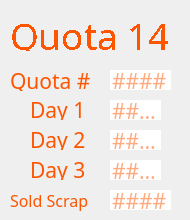
     <widget class="QWidget" name="page_14">
      <widget class="QLabel" name="label_85">
       <property name="geometry">
        <rect>
         <x>30</x>
         <y>100</y>
         <width>61</width>
         <height>20</height>
        </rect>
       </property>
       <property name="font">
        <font>
         <family>IBM 3270</family>
         <pointsize>16</pointsize>
        </font>
       </property>
       <property name="styleSheet">
        <string notr="true">color: rgb(253, 85, 0);
                                    border: none;</string>
       </property>
       <property name="text">
        <string>Day 1</string>
       </property>
      </widget>
      <widget class="QLabel" name="label_86">
       <property name="geometry">
        <rect>
         <x>30</x>
         <y>130</y>
         <width>61</width>
         <height>20</height>
        </rect>
       </property>
       <property name="font">
        <font>
         <family>IBM 3270</family>
         <pointsize>16</pointsize>
        </font>
       </property>
       <property name="styleSheet">
        <string notr="true">color: rgb(253, 85, 0);
                                    border: none;</string>
       </property>
       <property name="text">
        <string>Day 2</string>
       </property>
      </widget>
      <widget class="QLabel" name="label_87">
       <property name="geometry">
        <rect>
         <x>30</x>
         <y>160</y>
         <width>61</width>
         <height>20</height>
        </rect>
       </property>
       <property name="font">
        <font>
         <family>IBM 3270</family>
         <pointsize>16</pointsize>
        </font>
       </property>
       <property name="styleSheet">
        <string notr="true">color: rgb(253, 85, 0);
                                    border: none;</string>
       </property>
       <property name="text">
        <string>Day 3</string>
       </property>
      </widget>
      <widget class="QLineEdit" name="q14d2">
       <property name="geometry">
        <rect>
         <x>110</x>
         <y>130</y>
         <width>51</width>
         <height>20</height>
        </rect>
       </property>
       <property name="font">
        <font>
         <family>IBM 3270</family>
         <pointsize>16</pointsize>
        </font>
       </property>
       <property name="styleSheet">
        <string notr="true">color: rgb(253, 85, 0);
                                    border: none;</string>
       </property>
       <property name="maxLength">
        <number>4</number>
       </property>
       <property name="placeholderText">
        <string>####</string>
       </property>
      </widget>
      <widget class="QLineEdit" name="q14d3">
       <property name="geometry">
        <rect>
         <x>110</x>
         <y>160</y>
         <width>51</width>
         <height>20</height>
        </rect>
       </property>
       <property name="font">
        <font>
         <family>IBM 3270</family>
         <pointsize>16</pointsize>
        </font>
       </property>
       <property name="styleSheet">
        <string notr="true">color: rgb(253, 85, 0);
                                    border: none;</string>
       </property>
       <property name="maxLength">
        <number>4</number>
       </property>
       <property name="placeholderText">
        <string>####</string>
       </property>
      </widget>
      <widget class="QLineEdit" name="q14d1">
       <property name="geometry">
        <rect>
         <x>110</x>
         <y>100</y>
         <width>51</width>
         <height>20</height>
        </rect>
       </property>
       <property name="font">
        <font>
         <family>IBM 3270</family>
         <pointsize>16</pointsize>
         <weight>50</weight>
         <bold>false</bold>
        </font>
       </property>
       <property name="styleSheet">
        <string notr="true">color: rgb(253, 85, 0);
                                    border: none;</string>
       </property>
       <property name="inputMethodHints">
        <set>Qt::ImhNone</set>
       </property>
       <property name="text">
        <string/>
       </property>
       <property name="maxLength">
        <number>4</number>
       </property>
       <property name="readOnly">
        <bool>false</bool>
       </property>
       <property name="placeholderText">
        <string>####</string>
       </property>
      </widget>
      <widget class="QLabel" name="label_88">
       <property name="geometry">
        <rect>
         <x>10</x>
         <y>70</y>
         <width>81</width>
         <height>21</height>
        </rect>
       </property>
       <property name="font">
        <font>
         <family>IBM 3270</family>
         <pointsize>16</pointsize>
        </font>
       </property>
       <property name="styleSheet">
        <string notr="true">color: rgb(253, 85, 0);</string>
       </property>
       <property name="text">
        <string>Quota #</string>
       </property>
      </widget>
      <widget class="QLabel" name="label_89">
       <property name="geometry">
        <rect>
         <x>10</x>
         <y>10</y>
         <width>171</width>
         <height>41</height>
        </rect>
       </property>
       <property name="sizePolicy">
        <sizepolicy hsizetype="Fixed" vsizetype="Fixed">
         <horstretch>0</horstretch>
         <verstretch>0</verstretch>
        </sizepolicy>
       </property>
       <property name="font">
        <font>
         <family>IBM 3270</family>
         <pointsize>24</pointsize>
         <weight>50</weight>
         <italic>false</italic>
         <bold>false</bold>
         <stylestrategy>NoAntialias</stylestrategy>
        </font>
       </property>
       <property name="styleSheet">
        <string notr="true">font: 24pt &quot;IBM 3270&quot;;
                                    color: rgb(253, 85, 0);</string>
       </property>
       <property name="text">
        <string>&lt;html&gt;&lt;head/&gt;&lt;body&gt;&lt;p&gt;&lt;span
                                    style=&quot; font-size:28pt;&quot;&gt;Quota
                                    14&lt;/span&gt;&lt;/p&gt;&lt;/body&gt;&lt;/html&gt;</string>
       </property>
      </widget>
      <widget class="QLineEdit" name="q14">
       <property name="geometry">
        <rect>
         <x>110</x>
         <y>70</y>
         <width>61</width>
         <height>20</height>
        </rect>
       </property>
       <property name="font">
        <font>
         <family>IBM 3270</family>
         <pointsize>16</pointsize>
        </font>
       </property>
       <property name="styleSheet">
        <string notr="true">color: rgb(253, 85, 0);
                                    border: none;</string>
       </property>
       <property name="text">
        <string/>
       </property>
       <property name="maxLength">
        <number>5</number>
       </property>
       <property name="readOnly">
        <bool>false</bool>
       </property>
       <property name="placeholderText">
        <string>####</string>
       </property>
      </widget>
      <widget class="QLabel" name="label_90">
       <property name="geometry">
        <rect>
         <x>10</x>
         <y>190</y>
         <width>91</width>
         <height>21</height>
        </rect>
       </property>
       <property name="font">
        <font>
         <family>IBM 3270</family>
         <pointsize>12</pointsize>
        </font>
       </property>
       <property name="styleSheet">
        <string notr="true">color: rgb(253, 85, 0);
                                    border: none;</string>
       </property>
       <property name="text">
        <string>Sold Scrap</string>
       </property>
      </widget>
      <widget class="QLineEdit" name="q14sold">
       <property name="geometry">
        <rect>
         <x>110</x>
         <y>190</y>
         <width>61</width>
         <height>20</height>
        </rect>
       </property>
       <property name="font">
        <font>
         <family>IBM 3270</family>
         <pointsize>16</pointsize>
        </font>
       </property>
       <property name="styleSheet">
        <string notr="true">color: rgb(253, 85, 0);
                                    border: none;</string>
       </property>
       <property name="maxLength">
        <number>5</number>
       </property>
       <property name="placeholderText">
        <string>####</string>
       </property>
      </widget>
     </widget>
